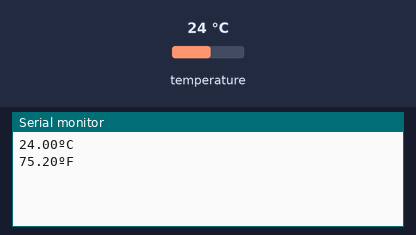
Recording of a sketch running on a simulated Arduino Uno, built with avr-gcc and run on an emulated ATmega328P. On the bench: the last lines printed to the serial monitor. The test bench sets the inputs (shaded band); at power-on: temperature 24 °C.

Above: at 1.5 s.
1.6 s: temperature set to 12 °C
At 4.0 s:
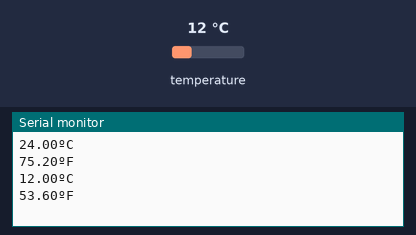
4.6 s: temperature set to 19 °C
At 7.7 s:
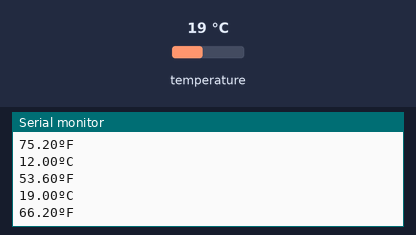
Timing chart, 0 to 9.2 s (numbered marks = the images above; inputs shaded):
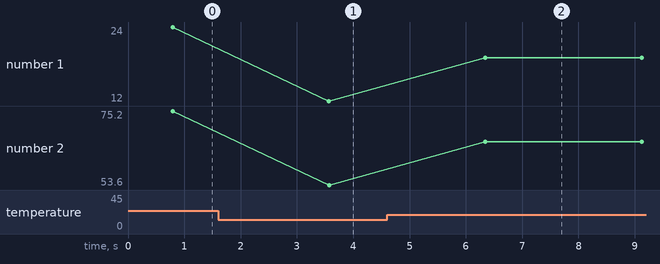

Measured:
- after the input at 1.6 s, the serial monitor: prints a new line after 2.0 s (image 1)
- after the input at 4.6 s, the serial monitor: prints a new line after 1.7 s (image 2)
- plotted number 1: 24 → 12 after the input at 1.6 s, 12 → 19 after the input at 4.6 s
- plotted number 2: 75.2 → 53.6 after the input at 1.6 s, 53.6 → 66.2 after the input at 4.6 s

The sketch:

7-1.ino
```cpp
#include <OneWire.h>
#include <DallasTemperature.h>

const int oneWireBus = 19;

OneWire oneWire(oneWireBus);

DallasTemperature sensors(&oneWire);

void setup() {
  Serial.begin(115200);
  sensors.begin();
}

void loop() {
  sensors.requestTemperatures();
  float temperatureC = sensors.getTempCByIndex(0);
  float temperatureF = sensors.getTempFByIndex(0);
  Serial.print(temperatureC);
  Serial.println("ºC");
  Serial.print(temperatureF);
  Serial.println("ºF");
  delay(2000);
}
```
